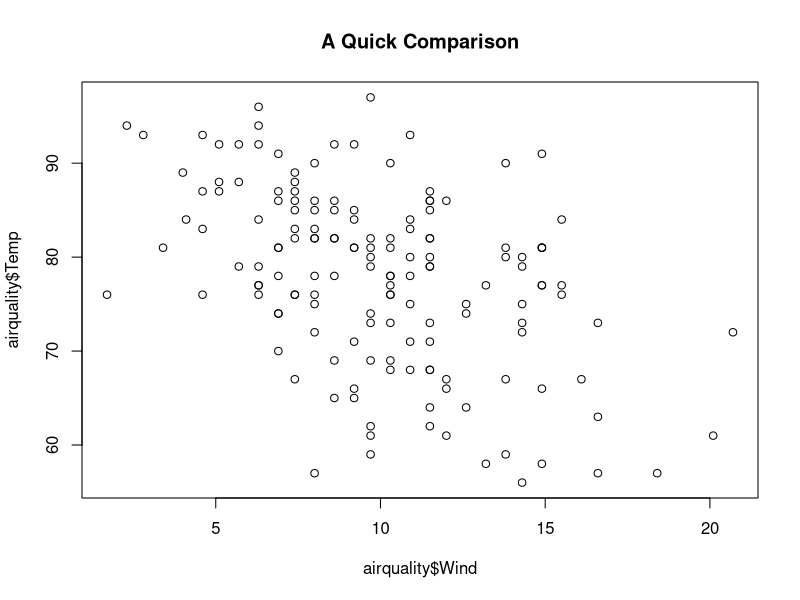
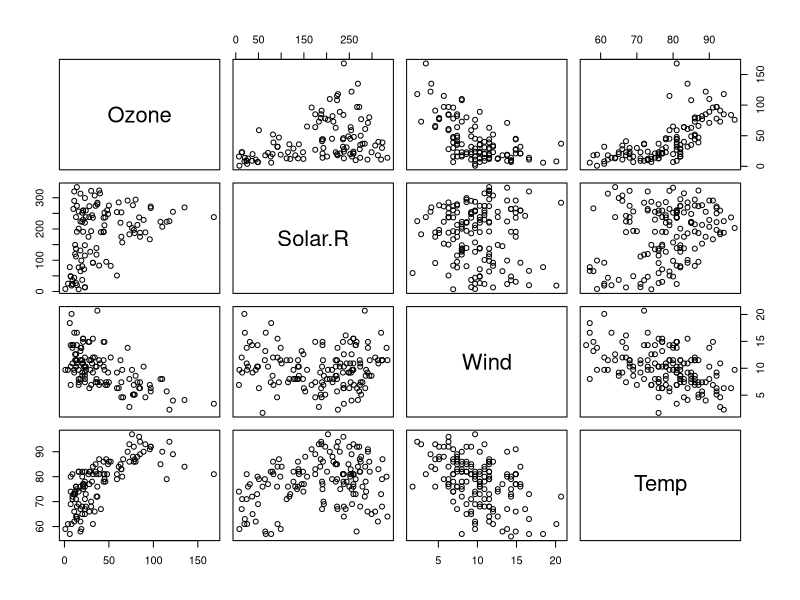
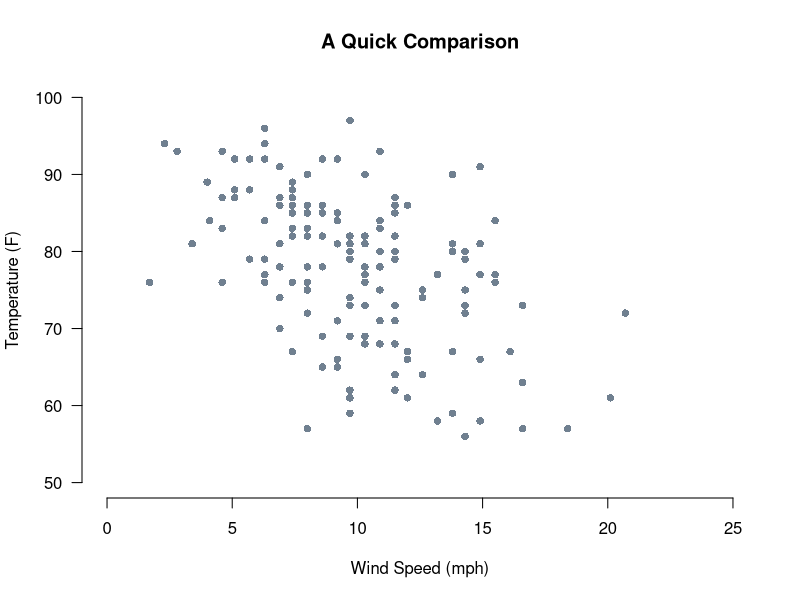

These charts were generated, in order, by the following R code:
## ---- chunk 1
data(airquality)
## ---- chunk 2
head(airquality) # look at the top 5 rows of the data
str(airquality) # how is this data structured
## ---- chunk 3
summary(airquality)
## ---- chunk 4
plot(x = airquality$Wind, # the data for the x-axis
     y = airquality$Temp, # the data for the y-axis
     main = "A Quick Comparison") # the title of the plot
## ---- chunk 5
plot(airquality[c(1:4)])
## ---- chunk 6
plot(x = airquality$Wind, # the data for the x-axis
     y = airquality$Temp, # the data for the y-axis
     xlim = c(0,25), # set the x-axis limits
     ylim = c(50,100), # set the y-axis limits
     xlab = "Wind Speed (mph)", # name the x-axis,
     ylab = "Temperature (F)", # name the y-axis,
     pch = 16, # shape of the points 
     col = "slategrey", # colour for the points
     axes = FALSE,
     main = "A Quick Comparison") # the title of the plot
axis(1,seq(0,25,5))
axis(2,seq(50,100,10),las=1)

## ---- chunk 7
cor(x = airquality$Wind, y = airquality$Temp)
